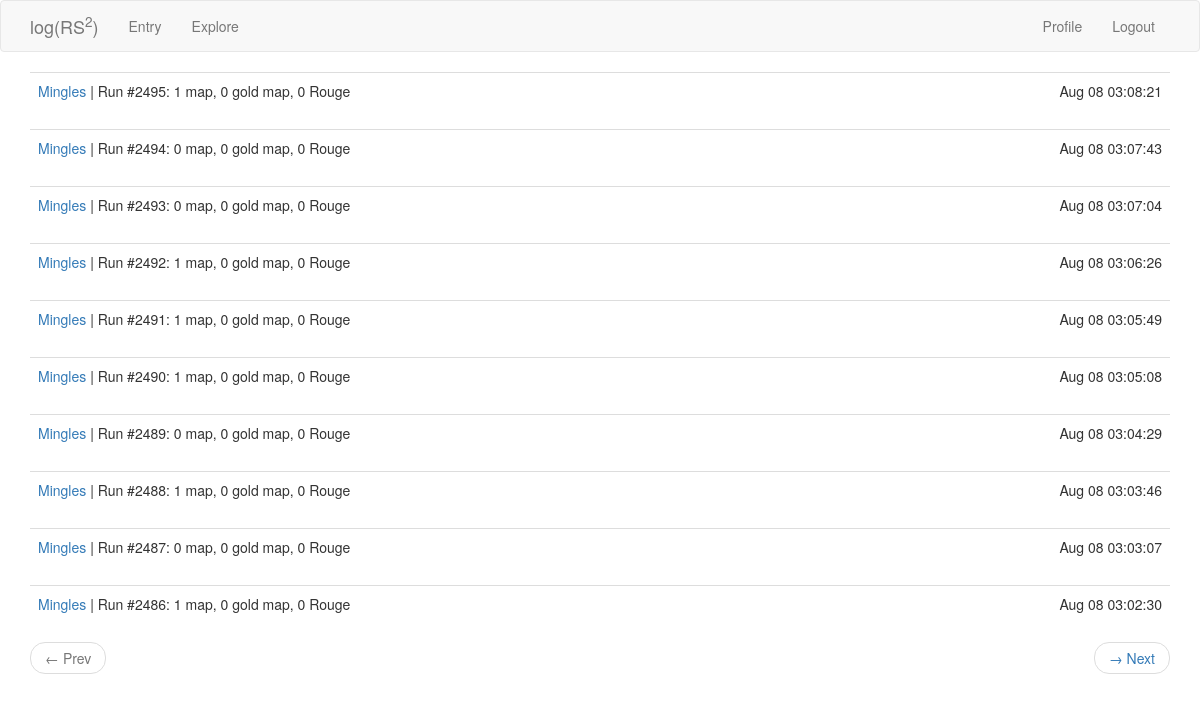
Page /explore (signed in) on the committed database.
### app/models.py (models this page shows, shortened)
class MapDrop(db.Model):
    id = db.Column(db.Integer, primary_key=True)
    map = db.Column(db.Integer)
    gold_map = db.Column(db.Integer)
    rouge = db.Column(db.Integer)
    time = db.Column(db.DateTime, index=True, default=datetime.utcnow)
    user_id = db.Column(db.Integer, db.ForeignKey('user.id'))
    run = db.Column(db.Integer)

class User(UserMixin, db.Model):
    id = db.Column(db.Integer, primary_key=True)
    username = db.Column(db.String(64), index=True, unique=True)
    email = db.Column(db.String(128), index=True, unique=True)
    password_hash = db.Column(db.String(128))
    last_seen = db.Column(db.DateTime, default=datetime.utcnow)
    map_drops = db.relationship('MapDrop', backref='player', lazy='dynamic')
    treasure_drops = db.relationship('TreasureDrop', backref='player', lazy='dynamic')

### app/routes.py (the view)
@app.route('/explore')
@login_required
def explore():
    page = request.args.get('page', 1, type=int)
    mapdrops = MapDrop.query.order_by(MapDrop.time.desc()).paginate(page, app.config['MAPDROPS_PER_PAGE'], False)
    next_url = prev_url = None
    if mapdrops.has_next:
        next_url = url_for('explore', page=mapdrops.next_num)
    if mapdrops.has_prev:
        prev_url = url_for('explore', page=mapdrops.prev_num)
    return render_template('entry.html', title='Explore', user_unknown=True, mapdrops=mapdrops.items,
                            next_url=next_url, prev_url=prev_url)

### app/models.py (called while the page is built)
@login.user_loader
def load_user(id):
    return User.query.get(int(id))

### app/routes.py (called while the page is built)
@app.before_request
def before_request():
    if current_user.is_authenticated:
        current_user.last_seen = datetime.utcnow()
        db.session.commit()

### app/templates/entry.html (shortened to what this page needs)
{% extends "base.html" %}
{% import "bootstrap/wtf.html" as wtf %}
{% block app_content %}
    {% for mapdrop in mapdrops %}
        {% include "_mapdrop.html" %}
    {% endfor %}
    {% if prev_url or next_url %}
    <nav aria-label="...">
        <ul class="pager">
            <li class="previous{% if not prev_url %} disabled{% endif %}">
                <a href="{{ prev_url or '#' }}">
                    <span aria-hidden="true">&larr;</span> Prev
                </a>
            </li>
            <li class="next{% if not next_url %} disabled{% endif %}">
                <a href="{{ next_url or '#' }}">
                    <span aria-hidden="true">&rarr;</span> Next
                </a>
            </li>
        </ul>
    </nav>
    {% endif %}
{% endblock %}

### app/templates/_mapdrop.html
<table class="table table-hover">
    <tr>
        <td>
            {% if user_unknown %}
            <a href="{{ url_for('user', username=mapdrop.player.username) }}">
                {{ mapdrop.player.username }}
            </a>
             |
            {% endif %}
            Run #{{ mapdrop.run }}:
            {{ mapdrop.map }} map, {{ mapdrop.gold_map }} gold map, {{ mapdrop.rouge }} Rouge
        </td>
        <td align="right">
            {{ moment(mapdrop.time).format('MMM DD HH:mm:ss') }}
        </td>
    </tr>
</table>

### rows in the picture
MapDrop: player.username "Mingles", run "2495", map "1", gold_map "0", rouge "0", time "Aug 08 03:08:21"
MapDrop: player.username "Mingles", run "2494", map "0", gold_map "0", rouge "0", time "Aug 08 03:07:43"
MapDrop: player.username "Mingles", run "2493", map "0", gold_map "0", rouge "0", time "Aug 08 03:07:04"
MapDrop: player.username "Mingles", run "2492", map "1", gold_map "0", rouge "0", time "Aug 08 03:06:26"
MapDrop: player.username "Mingles", run "2491", map "1", gold_map "0", rouge "0", time "Aug 08 03:05:49"
MapDrop: player.username "Mingles", run "2490", map "1", gold_map "0", rouge "0", time "Aug 08 03:05:08"
MapDrop: player.username "Mingles", run "2489", map "0", gold_map "0", rouge "0", time "Aug 08 03:04:29"
MapDrop: player.username "Mingles", run "2488", map "1", gold_map "0", rouge "0", time "Aug 08 03:03:46"
MapDrop: player.username "Mingles", run "2487", map "0", gold_map "0", rouge "0", time "Aug 08 03:03:07"
MapDrop: player.username "Mingles", run "2486", map "1", gold_map "0", rouge "0", time "Aug 08 03:02:30"
